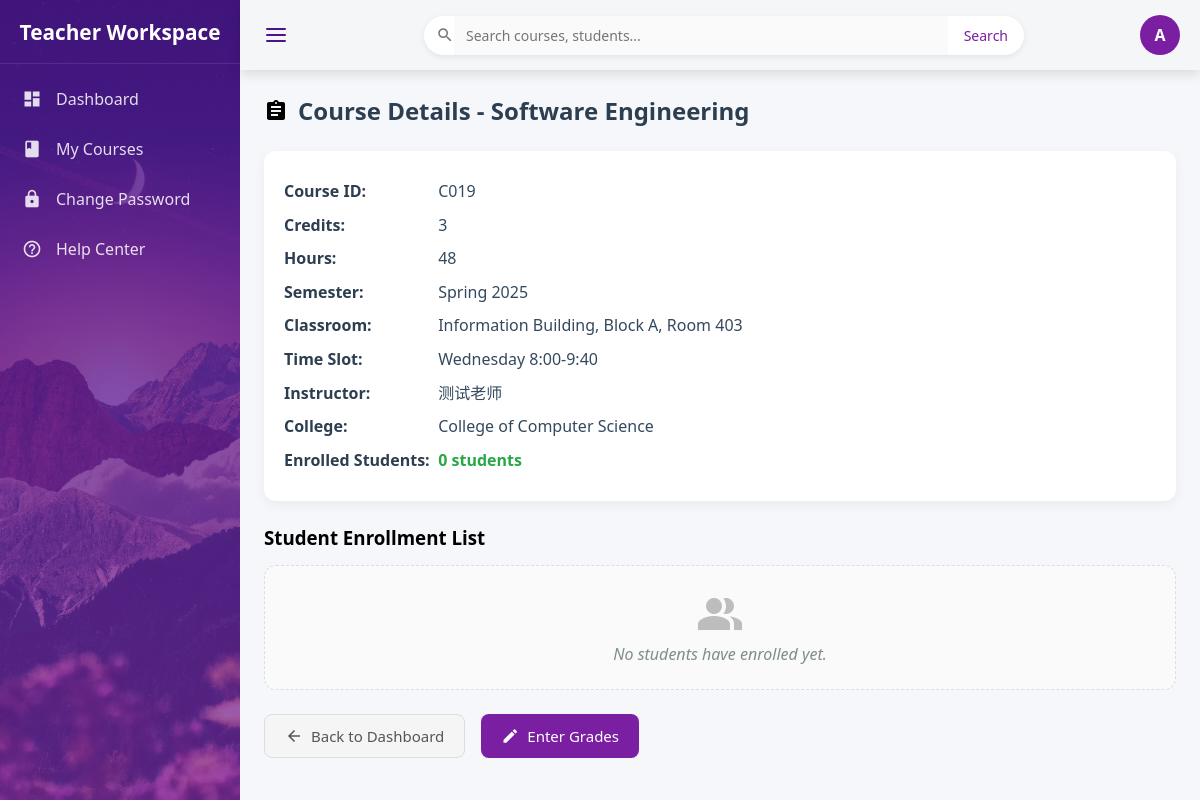
Screenshot of /teacher/course/31 (signed in) with the database file from the repository.
### tables this page shows
CREATE TABLE "course" (
	"course_id"	VARCHAR(20),
	"course_name"	VARCHAR(100) NOT NULL,
	"credits"	INT,
	"hours"	INT,
	"college_id"	VARCHAR(20),
	"target_grade"	INTEGER CHECK("target_grade" IN (1, 2, 3)),
	PRIMARY KEY("course_id"),
	UNIQUE("course_name"),
	FOREIGN KEY("college_id") REFERENCES "college"("college_id")
);

CREATE TABLE "semester" (
	"semester_id"	VARCHAR(20),
	"semester_name"	VARCHAR(20) NOT NULL,
	"is_current"	BOOLEAN DEFAULT FALSE,
	"selection_start"	DATE,
	"selection_end"	DATE,
	PRIMARY KEY("semester_id"),
	UNIQUE("semester_name")
);

CREATE TABLE "offered_course" (
	"offered_id"	INTEGER,
	"course_id"	VARCHAR(20),
	"teacher_id"	VARCHAR(20),
	"semester_id"	VARCHAR(20),
	"classroom"	VARCHAR(50),
	"time_slot"	VARCHAR(50),
	"capacity"	INT,
	"current_count"	INT DEFAULT 0,
	UNIQUE("course_id","teacher_id","semester_id"),
	PRIMARY KEY("offered_id" AUTOINCREMENT),
	FOREIGN KEY("course_id") REFERENCES "course"("course_id"),
	FOREIGN KEY("semester_id") REFERENCES "semester"("semester_id"),
	FOREIGN KEY("teacher_id") REFERENCES "teacher"("teacher_id")
);

CREATE TABLE "teacher" (
	"teacher_id"	VARCHAR(20),
	"name"	VARCHAR(50) NOT NULL,
	"gender"	CHAR(1),
	"birth_date"	DATE,
	"salary"	DECIMAL(10, 2),
	"title"	VARCHAR(20),
	"college_id"	VARCHAR(20),
	"id_card"	CHAR(18) NOT NULL UNIQUE,
	PRIMARY KEY("teacher_id"),
	FOREIGN KEY("college_id") REFERENCES "college"("college_id")
);

CREATE TABLE "college" (
	"college_id"	VARCHAR(20),
	"college_name"	VARCHAR(50) NOT NULL,
	"address"	TEXT,
	"phone"	VARCHAR(20),
	PRIMARY KEY("college_id"),
	UNIQUE("college_name")
);

### app/teacher.py (the view)
@teacher_bp.route('/course/<int:offered_id>')
def course_detail(offered_id):
    print(f"🔍 进入course_detail函数，offered_id: {offered_id}")
    if not require_teacher():
        flash('请以教师身份登录！')
        return redirect(url_for('auth.login'))
    conn = get_db_connection()
    username = session['username']
    teacher = conn.execute(
        "SELECT user_id FROM account WHERE username = ?", (username,)
    ).fetchone()
    if teacher:
        is_authorized = conn.execute("""
            SELECT 1 FROM offered_course
            WHERE offered_id = ? AND teacher_id = ?
        """, (offered_id, teacher['user_id'])).fetchone()
        if not is_authorized:
            flash('无权访问此课程！')
            conn.close()
            return redirect(url_for('teacher.my_courses'))
    course_info = conn.execute("""
        SELECT
            oc.offered_id,
            c.course_id,
            c.course_name,
            c.credits,
            c.hours,
            s.semester_name,
            oc.classroom,
            oc.time_slot,
            oc.capacity,
            t.name as teacher_name,
            col.college_name
        FROM offered_course oc
        JOIN course c ON oc.course_id = c.course_id
        JOIN semester s ON oc.semester_id = s.semester_id
        JOIN teacher t ON oc.teacher_id = t.teacher_id
        JOIN college col ON c.college_id = col.college_id
        WHERE oc.offered_id = ?
    """, (offered_id,)).fetchone()
    students = conn.execute("""
        SELECT
            s.student_id,
            s.name,
            s.gender,
            s.college_id,
            col.college_name as student_college,
            e.regular_score,
            e.exam_score,
            e.total_score
        FROM enrollment e
        JOIN student s ON e.student_id = s.student_id
        JOIN college col ON s.college_id = col.college_id
        WHERE e.offered_id = ?
        ORDER BY s.student_id
    """, (offered_id,)).fetchall()
    conn.close()
    return render_template('teacher/teacher_course_detail.html',
                           course=course_info,
                           students=students,
                           username=username)

### app/db.py (called while the page is built)
def get_db_connection():
    if 'db' not in g:
        g.db = sqlite3.connect(
            DATABASE,
            timeout=20.0,
            check_same_thread=False
        )
        g.db.row_factory = sqlite3.Row
        g.db.execute('PRAGMA foreign_keys = ON;')
    return g.db

### app/teacher.py (called while the page is built)
def require_teacher():
    return session.get('role') == 'teacher'

### templates/teacher/teacher_course_detail.html (shortened to what this page needs)
{% extends "teacher/teacher_base.html" %}
{% block content %}
<div class="page-header">
    <i class="material-icons">assignment</i>
    <h2>Course Details - {{ course.course_name }}</h2>
</div>
<div class="info-card">
    <p><strong>Course ID:</strong> {{ course.course_id }}</p>
    <p><strong>Credits:</strong> {{ course.credits }}</p>
    <p><strong>Hours:</strong> {{ course.hours }}</p>
    <p><strong>Semester:</strong> {{ course.semester_name }}</p>
    <p><strong>Classroom:</strong> {{ course.classroom or '—' }}</p>
    <p><strong>Time Slot:</strong> {{ course.time_slot or '—' }}</p>
    <p><strong>Instructor:</strong> {{ course.teacher_name }}</p>
    <p><strong>College:</strong> {{ course.college_name }}</p>
    <p><strong>Enrolled Students:</strong> <strong style="color: #28a745;">{{ students|length }} students</strong></p>
</div>
<h3>Student Enrollment List</h3>
{% if students %}
<table class="student-table">
    <thead>
        <tr>
            <th>Student ID</th>
            <th>Name</th>
            <th>Gender</th>
            <th>College</th>
            <th>Regular Score</th>
            <th>Exam Score</th>
            <th>Total Score</th>
        </tr>
    </thead>
    <tbody>
        {% for student in students %}
        <tr>
            <td>{{ student.student_id }}</td>
            <td>{{ student.name }}</td>
            <td>{{ 'Male' if student.gender == 'M' else 'Female' }}</td>
            <td>{{ student.student_college or '—' }}</td>
            <td class="{% if not student.regular_score %}pending{% endif %}">
                {{ student.regular_score or 'Pending Entry' }}
            </td>
            <td class="{% if not student.exam_score %}pending{% endif %}">
                {{ student.exam_score or 'Pending Entry' }}
            </td>
            <td class="{% if not student.total_score %}pending{% endif %}">
                {{ student.total_score or 'Pending Entry' }}
            </td>
        </tr>
        {% endfor %}
    </tbody>
</table>
<div class="stats-card">
    <h4>Score Statistics</h4>
    {% set total_students = students|length %}
    {% set pending_count = students|selectattr("total_score", "none")|list|length %}
    {% set completed_count = total_students - pending_count %}
    {% set total_scores = students|selectattr("total_score")|map(attribute="total_score")|list %}
    {% set average_score = (total_scores|sum / completed_count)|round(1) if completed_count > 0 else 0 %}
    <p><strong>Pending Entries:</strong> <span style="color:#e74c3c;">{{ pending_count }}</span> students</p>
    <p><strong>Average Score:</strong>
        {% if completed_count > 0 %}
            <span style="color:#27ae60;">{{ average_score }} points</span> (based on {{ completed_count }} students)
        {% else %}
            <span style="color:#95a5a6;">No score data available</span>
        {% endif %}
    </p>
    <p><strong>Entry Progress:</strong>
        {% set progress_pct = ((completed_count / total_students) * 100)|round(1) if total_students > 0 else 0 %}
        <span class="
            {% if completed_count == total_students %}progress-complete
            {% elif completed_count > 0 %}progress-partial
            {% else %}progress-none
            {% endif %} progress-text">
            {{ completed_count }} / {{ total_students }} ({{ progress_pct }}%)
        </span>
    </p>
</div>
{% else %}
<div class="empty-state">
    <i class="material-icons" style="font-size:48px; color:#bdbdbd;">people_alt</i>
    <div>No students have enrolled yet.</div>
</div>
{% endif %}
<div class="action-bar">
    <a href="{{ url_for('main.dashboard') }}" class="btn btn-secondary">
        <i class="material-icons">arrow_back</i>
        Back to Dashboard
    </a>
    <a href="{{ url_for('teacher.grade_input', offered_id=course.offered_id) }}" class="btn btn-primary">
        <i class="material-icons">edit</i>
        Enter Grades
    </a>
</div>
{% endblock %}

### templates/teacher/teacher_course_detail.html (style rules this page uses)
.page-header { display: flex; align-items: center; gap: 10px; margin-bottom: 24px; }
.page-header h2 { margin: 0; color: #2c3e50; font-weight: 600; font-size: 1.5rem; }
.info-card { background: white; padding: 20px; border-radius: 12px; box-shadow: 0 4px 12px rgba(0,0,0,0.05); margin-bottom: 24px; line-height: 1.6; }
.info-card p { margin: 8px 0; color: #34495e; }
.info-card strong { color: #2c3e50; width: 150px; display: inline-block; }
.empty-state { text-align: center; padding: 24px; color: #7f8c8d; background: #fafafa; border-radius: 12px; margin: 15px 0; border: 1px dashed #ddd; font-style: italic; }
.action-bar { display: flex; gap: 16px; margin-top: 24px; flex-wrap: wrap; }
.btn { display: inline-flex; align-items: center; gap: 8px; padding: 10px 20px; border-radius: 8px; font-weight: 500; text-decoration: none; font-size: 15px; transition: all 0.2s ease; min-height: 44px; }
.btn i.material-icons { font-size: 18px; vertical-align: middle; }
.btn-primary { background-color: #7b1fa2; color: white; }
.btn-secondary { background-color: #f5f5f5; color: #555; border: 1px solid #ddd; }

### rows the page displays
course: course_name "Software Engineering", course_id "C019", credits "3", hours "48"
semester: semester_name "Spring 2025"
offered_course: classroom "Information Building, Block A, Room 403", time_slot "Wednesday 8:00-9:40"
teacher: teacher_name "测试老师"
college: college_name "College of Computer Science"

### other values shown
{{ session.username|first|upper }} "A"
{{ students|length }} "0"
